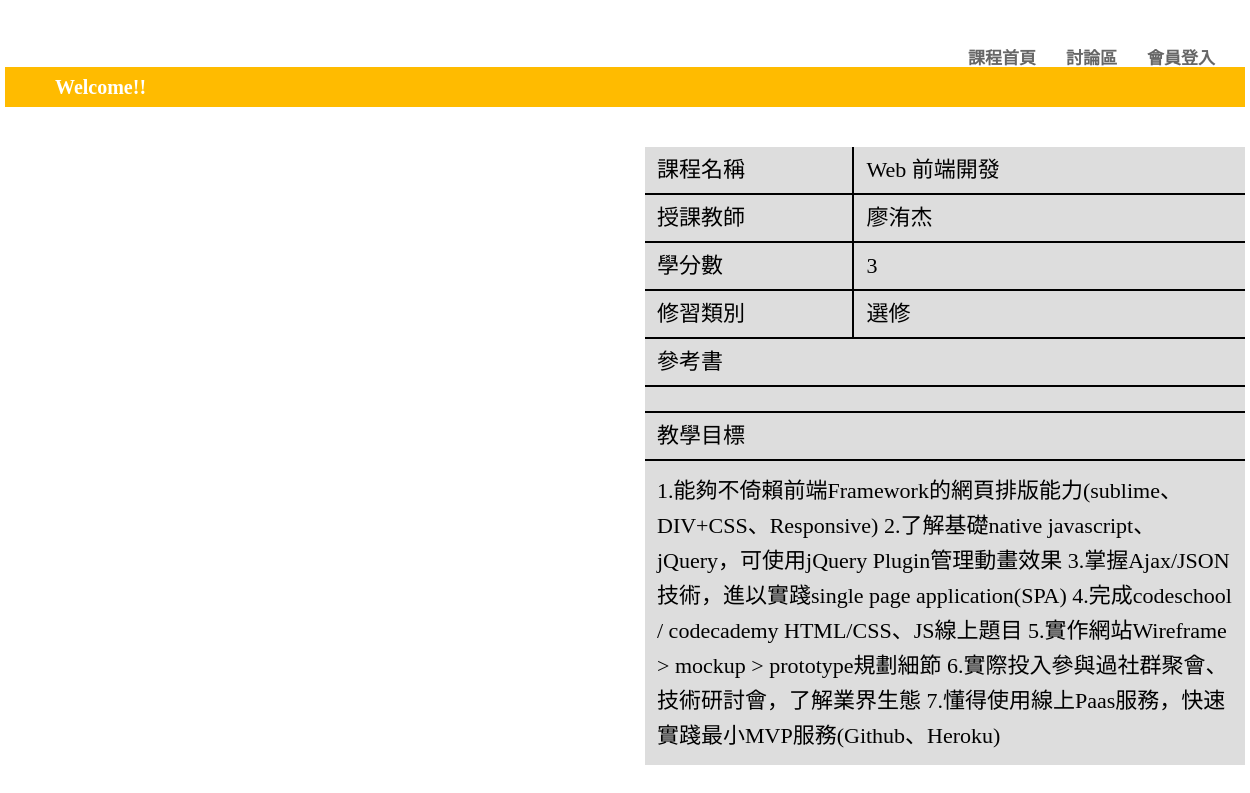
/information.php?name=廖洧杰, run on the app's committed database.
### tables this page shows
CREATE TABLE `information` (
  `subject` text NOT NULL,
  `name` text NOT NULL,
  `credit` int(5) NOT NULL,
  `category` text NOT NULL,
  `book` text NOT NULL,
  `objectives` text NOT NULL
);

### information.php (the view, shortened to what this page needs)
<!DOCTYPE html>
<html lang="en">
<head>
    <link rel="stylesheet" href="information.css">
</head>
<body>
<div class="wrap">
        <div class="header">
            <div class="logo">
                <a href="home.php"><img src="https://scontent.fkhh1-1.fna.fbcdn.net/v/t1.0-9/59887336_2148001515320668_3034674628355162112_n.jpg?_nc_cat=102&_nc_ht=scontent.fkhh1-1.fna&oh=3e3b0a3597d9b5d9d1618160a6ef6f59&oe=5D5B49C3" alt=""></a>
            </div>
            <div class="function">
             <div class="list">
                 <ul>
                     <li><a href="#">課程首頁</a></li>
                     <li><a href="#">討論區</a></li>
                     <li><a href="signin.php">會員登入</a></li>
                </ul>
            </div>
            </div>
            <div class="title">
                <div class="welcome"><marquee scrollamount="10" behavior="alternate">Welcome!!</marquee></div>
            </div>
        </div>
    <div class="content">
   <div class="classinfo">
   <?php
          $name=$_GET['name'];
        if($name){
         echo "<div class='info'>";
            $link=@mysqli_connect('localhost','root','jing1030','php');
         $sql_information="SELECT * FROM information  where name='$name'";
          if($information_result=mysqli_query($link,$sql_information)){
              echo "<table  width=600  border=2>";
              while($row=mysqli_fetch_assoc($information_result))
             {
                 echo "<tr><td class='t'>課程名稱</td><td class='detail'>".$row["subject"]."</td></tr>";
                 echo "<tr><td class='t'>授課教師</td><td class='detail'>".$row["name"]."</td></tr>";
                 echo "<tr><td class='t'>學分數</td><td class='detail'>".$row["credit"]."</td></tr>";
                 echo "<tr><td class='t'>修習類別</td><td class='detail'>".$row["category"]."</td></tr>";
              }
              echo "</table>";
         }
         if($information_result=mysqli_query($link,$sql_information)){
            echo "<table  width=600  border=2>";
            while($row=mysqli_fetch_assoc($information_result))
           {
               echo "<tr><td class='t2'>參考書</td></tr>";
               echo "<tr><td class='t2'>".$row["book"]."</td></tr>";
               echo "<tr><td class='t2'>教學目標</td></tr>";
               echo "<tr><td class='detail2'>".$row["objectives"]."</td></tr>";
            }
            echo "</table>";
       }
       echo"</div>";
        }
         ?>
   </div>
    </div>
    </div>
</body>
</html>

### information.css (style rules this page uses)
html, body, div, span, applet, object, iframe, h1, h2, h3, h4, h5, h6, p, blockquote, pre, a, abbr, acronym, address, big, cite, code, del, dfn, em, img, ins, kbd, q, s, samp, small, strike, strong, sub, sup, tt, var, b, u, i, center, dl, dt, dd, ol, ul, li, fieldset, form, label, legend, table, caption, tbody, tfoot, thead, tr, th, td, article, aside, canvas, details, embed, figure, figcaption, footer, header, hgroup, menu, nav, output, ruby, section, summary, time, mark, audio, video { margin: 0; padding: 0; border: 0; font-size: 100%; font: inherit; vertical-align: baseline; }
body { line-height: 1; }
ol, ul { list-style: none; }
table { border-collapse: collapse; border-spacing: 0; }
a { text-decoration:none; }
.wrap { width: 1240px; margin: 0 auto; font-family: 微軟正黑體; }
.logo { float: left; width: 500px; }
.logo img { width: 50%; padding: 10px 0px 0px 55px; }
.title { height: 40px; background-color: #FFBB00; }
.welcome { margin-left: 50px; float: left; width: 80%; font-size: 20px; padding-top: 10px; color: #ffffff; font-weight: bold; }
.function { float:right; padding-top: 50px; }
.list { float:left; }
.list li { float:left; padding-right: 30px; font-size: 17px; font-weight: bolder; font-family: 微軟正黑體; }
.list li a { color: #666666 ; }
.info { margin-top: 40px; float: right; margin-bottom: 100px; }
table { background-color: #dddddd; }
table td { padding:12px; font-size: 22px; font-family: 微軟正黑體; }
table .t { width: 200px; border-right: 2px solid #000000; border-bottom: 2px solid #000000; }
table .detail { width: 400px; border-bottom: 2px solid #000000; }
table .t2 { border-bottom: 2px solid #000000; }
table .detail2 { line-height: 35px; }

### data on the page
information: subject "Web 前端開發", name "廖洧杰", credit "3", category "選修", objectives "1.能夠不倚賴前端Framework的網頁排版能力(sublime、DIV+CSS、Responsive) 2.了解基礎native javascript、jQuery，可使用jQuery Plugin管理動畫效果 3.掌握Ajax/JSON技術，進以實踐single page application(SPA) 4.完成codeschool / codecademy HTML/CSS、JS線上題目 5.實作網站Wireframe > mockup > prototype規劃細節 6.實際投入參與過社群聚會、技術研討會，了解業界生態 7.懂得使用線上Paas服務，快速實踐最小MVP服務(Github、Heroku)"
